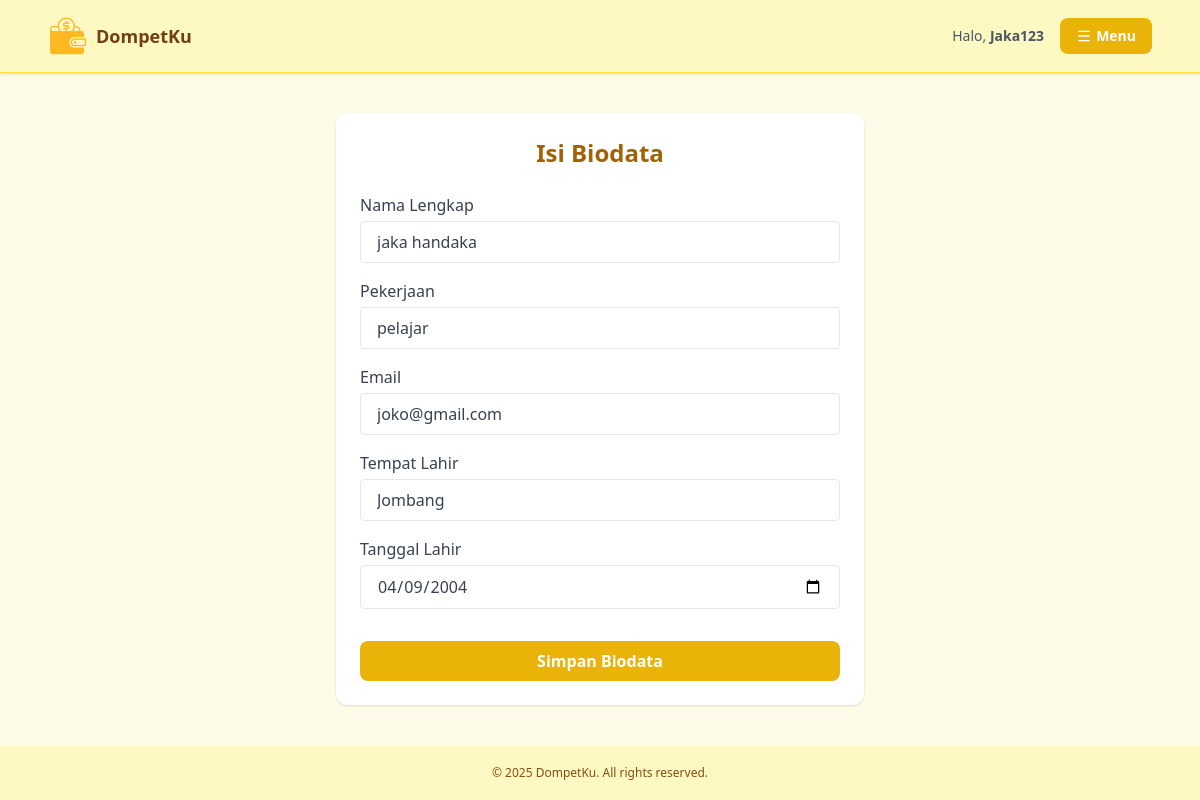
Page /isi_biodata.php (signed in) on the committed database.
### tables this page shows
CREATE TABLE `users` (
  `id` int(11) NOT NULL,
  `username` varchar(50) NOT NULL,
  `password` varchar(255) NOT NULL,
  `role` enum('admin','user') NOT NULL,
  `nama_lengkap` varchar(100) DEFAULT NULL,
  `email` varchar(100) DEFAULT NULL,
  `tempat_lahir` varchar(100) DEFAULT NULL,
  `tanggal_lahir` date DEFAULT NULL,
  `pekerjaan` varchar(100) DEFAULT NULL,
  `saldo` decimal(15,2) DEFAULT 0.00,
  `status_akun` enum('aktif','nonaktif') DEFAULT 'aktif',
  `tanggal_daftar` datetime DEFAULT current_timestamp()
);

### isi_biodata.php (the view, shortened to what this page needs)
<?php
include 'koneksi.php';
$user_id = $_SESSION['user_id'];
$sql_cek = "SELECT * FROM users WHERE id = $user_id";
$result_cek = mysqli_query($conn, $sql_cek);
$data = mysqli_fetch_assoc($result_cek);
?>
<!DOCTYPE html>
<html lang="id">
<head>
  <script src="https://cdn.tailwindcss.com"></script>
</head>
<body class="bg-yellow-50 min-h-screen text-gray-700">
  <header class="flex flex-wrap justify-between items-center px-4 sm:px-6 md:px-12 py-4 bg-yellow-100 shadow border-b border-yellow-300 sticky top-0 z-50">
    <div class="flex items-center space-x-2">
      <img src="Asset/logo1.png" alt="DompetKu Logo" class="w-10 h-10">
      <span class="text-lg font-semibold text-yellow-900">DompetKu</span>
    </div>
    <div class="flex items-center space-x-4">
      <span class="text-sm text-gray-600">Halo, <strong><?= htmlspecialchars($_SESSION['username']) ?></strong></span>
      <div class="relative">
        <label for="toggleMenu" class="cursor-pointer bg-yellow-500 hover:bg-yellow-600 text-white px-4 py-2 rounded-lg text-sm font-semibold flex items-center space-x-1">
          <i data-lucide="menu" class="w-4 h-4"></i>
          <span>Menu</span>
        </label>
      </div>
    </div>
  </header>
  <main class="max-w-xl mx-auto mt-10 px-4 sm:px-6">
    <div class="bg-white p-6 shadow rounded-xl">
      <h1 class="text-2xl font-bold text-yellow-700 mb-6 text-center">Isi Biodata</h1>
      <form method="POST" class="space-y-4">
        <div>
          <label class="block font-medium mb-1">Nama Lengkap</label>
          <input type="text" name="nama_lengkap" required class="w-full border px-4 py-2 rounded focus:outline-none focus:ring-yellow-500 focus:border-yellow-500" value="<?= $data['nama_lengkap'] ?? '' ?>">
        </div>
        <div>
          <label class="block font-medium mb-1">Pekerjaan</label>
          <input type="text" name="pekerjaan" required class="w-full border px-4 py-2 rounded focus:outline-none focus:ring-yellow-500 focus:border-yellow-500" value="<?= $data['pekerjaan'] ?? '' ?>">
        </div>
        <div>
          <label class="block font-medium mb-1">Email</label>
          <input type="email" name="email" required class="w-full border px-4 py-2 rounded focus:outline-none focus:ring-yellow-500 focus:border-yellow-500" value="<?= $data['email'] ?? '' ?>">
        </div>
        <div>
          <label class="block font-medium mb-1">Tempat Lahir</label>
          <input type="text" name="tempat_lahir" required class="w-full border px-4 py-2 rounded focus:outline-none focus:ring-yellow-500 focus:border-yellow-500" value="<?= $data['tempat_lahir'] ?? '' ?>">
        </div>
        <div>
          <label class="block font-medium mb-1">Tanggal Lahir</label>
          <input type="date" name="tanggal_lahir" required class="w-full border px-4 py-2 rounded focus:outline-none focus:ring-yellow-500 focus:border-yellow-500" value="<?= $data['tanggal_lahir'] ?? '' ?>">
        </div>
        <div class="pt-4">
          <button type="submit" class="w-full bg-yellow-500 hover:bg-yellow-600 text-white px-6 py-2 rounded-lg font-semibold transition">
            Simpan Biodata
          </button>
        </div>
      </form>
    </div>
  </main>
  <footer class="bg-yellow-100 mt-10">
    <div class="max-w-6xl mx-auto px-4 py-5 text-center text-xs text-yellow-800">
      © 2025 DompetKu. All rights reserved.
    </div>
  </footer>
</body>
</html>

### rows in the picture
users: nama_lengkap "jaka handaka", pekerjaan "pelajar", email "joko@gmail.com", tempat_lahir "Jombang", tanggal_lahir "04/09/2004"

### other values in the picture
$_SESSION['username'] "Jaka123"
